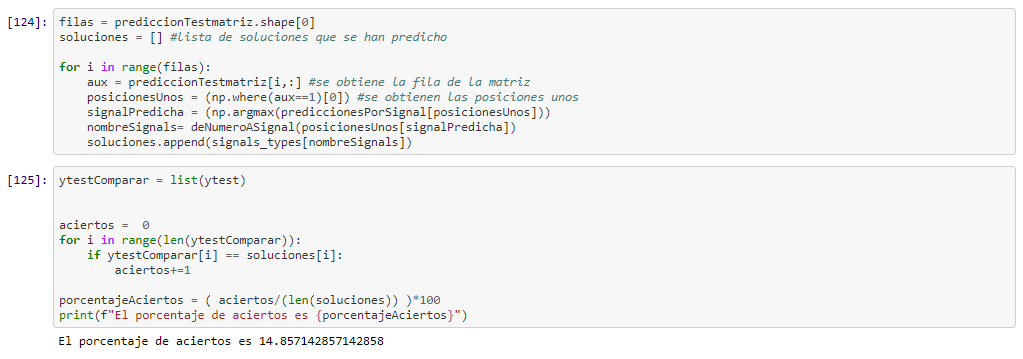
#> input picture IMAGEN-DES/ResultadoRegresionLogistica.png, 1023 x 359 px
$ jupyter execute --allow-errors Objetivo1.ipynb   (shell and % lines are left out)
#> lines starting #> are read from the running program, lines starting #| are printed output that depends on the picture
# Objetivo 1

# Autores
David Rodríguez
,    Alejandro Meza

## Índice de la práctica

- [1.Introducción](#1.Introducción)
- [2.Creación de datos](#2.Creación-de-datos)
- [3.Creación de Modelo de Predicción](#3.Creación-de-Modelo-de-Predicción)
- [4.Regresión logística](#4.Regresión-logística)
- [5.SVM](#5.SVM)

[cell 1]
import cv2
import glob
import skimage


#Librerias contornos
import numpy as np
from skimage.io import imread, imshow
from skimage import data, io
import matplotlib.pyplot as plt
from skimage.filters import threshold_otsu
from skimage.feature import hog
from skimage import data, exposure

#Machine Learning
from sklearn.linear_model import LogisticRegression
from sklearn.datasets import load_iris #dataset de prueba
from scipy.optimize import minimize
import sklearn.metrics as metrics
from sklearn.metrics import accuracy_score
from sklearn.model_selection import GridSearchCV
from sklearn import svm

# 1.Introducción

Para cumplir el objetivo 1, lo hemos dividido en tareas:

·Creacion de Datos: A partir de las imagenes obtenemos sus caracteristicas

·Creación de Modelo de Predicción: A partir de los datos obtenidos anteriormente, creamos un modelo de predicción.

# 2.Creación de datos

Se va a crear la matriz X, que es la que contiene las imágenes (se crea un dataset).
Creamos metodos que nos ayudaran a conseguir nuestro objetivo.

[cell 2]
'''
Descripcion: diccionario con los posibles valores de las imagenes, en relacion con el nombre de las carpetas.
Entrada: -
Salida: diccionario cuyas claves son el nombre de las carpetas, y los valores son el tipo de signals que contiene.
'''
def devolverDiccionarioEtiquetas():

    diccionarioValores = {}
    diccionarioValores['00000'] = 'VelocidadMaxima20'
    diccionarioValores['00001'] = 'VelocidadMaxima30'
    diccionarioValores['00002'] = 'VelocidadMaxima50'
    diccionarioValores['00003'] = 'VelocidadMaxima60'
    diccionarioValores['00004'] = 'VelocidadMaxima70'
    diccionarioValores['00005'] = 'VelocidadMaxima80'
    diccionarioValores['00006'] = 'FinVelocidadMaxima80'
    diccionarioValores['00007'] = 'VelocidadMaxima100'
    diccionarioValores['00008'] = 'VelocidadMaxima120'
    diccionarioValores['00009'] = 'AdelantamientoProhibido'
    diccionarioValores['00010'] = 'AdelantamientoProhibidoParaCamiones'

    diccionarioValores['00011'] = 'InterseccionConPrioridad'
    diccionarioValores['00012'] = 'CalzadaConPrioridad'
    diccionarioValores['00013'] = 'CedaElPaso'
    diccionarioValores['00014'] = 'DetencionObligatoria'
    diccionarioValores['00015'] = 'CirculacionProhibida'
    diccionarioValores['00016'] = 'EntradaProhibidaAVehiculosMercancias'
    diccionarioValores['00017'] = 'EntradaProhibida'
    diccionarioValores['00018'] = 'OtrosPeligros'
    diccionarioValores['00019'] = 'CurvaPeligrosaHaciaLaIzquierda'
    diccionarioValores['00020'] = 'CurvaPeligrosaHaciaLaDerecha'

    diccionarioValores['00021'] = 'CurvasPeligrosasHaciaLaIzquierda'
    diccionarioValores['00022'] = 'PerfilIrregular'
    diccionarioValores['00023'] = 'PavimentoDeslizante'
    diccionarioValores['00024'] = 'EstrechamientoCalzadaPorDerecha'
    diccionarioValores['00025'] = 'Obras'
    diccionarioValores['00026'] = 'Semaforos'
    diccionarioValores['00027'] = 'PasoDePeatones'
    diccionarioValores['00028'] = 'Kids'
    diccionarioValores['00029'] = 'EntradaProhibidasCiclos'
    diccionarioValores['00030'] = 'PavimentoDeslizanteNieveHielo'

    diccionarioValores['00031'] = 'PasoDeAnimalesEnLibertad'
    diccionarioValores['00032'] = 'FinDeProhibiciones'
    diccionarioValores['00033'] = 'SentidoObligatorioDerecha'
    diccionarioValores['00034'] = 'SentidoObligatorioIzquierda'
    diccionarioValores['00035'] = 'SentidoObligatorio'
    diccionarioValores['00036'] = 'DirPermitidasRectoYDerecha'
    diccionarioValores['00037'] = 'DirPermitidasRectoEIzquierda'
    diccionarioValores['00038'] = 'PasoObligatorioDerecha'
    diccionarioValores['00039'] = 'PasoObligatorioizquierda'
    diccionarioValores['00040'] = 'InterseccionSentidoObligatorioGiratorio'


    diccionarioValores['00041'] = 'FinProhibicionAdelantamiento'
    diccionarioValores['00042'] = 'FinProhibicionAdelantamientoCamiones'

    return diccionarioValores

Probemos ahora el código....

[cell 3]
d =  devolverDiccionarioEtiquetas()

for k,v in d.items():
    print(v)

Creamos un diccionario para almacenar todas las fotos, relacionadas a cada señal

[cell 4]
'''
Descripcion: diccionario con los posibles valores de las imagenes, en relacion con el nombre de las carpetas.
Entrada: -
Salida: diccionario cuyas claves son el nombre de las carpetas, y los valores son las imagenes de las signals
'''
def crearDiccionarioDatos():
    trafic_signals = {}
    #para cada tipo de señal creamos una lista con sus ejemplos, y se la asignamos a su etiqueta de nombre de carpeta
    for i in range(0,43):
        if i<10:
            folder = 'Dataset_traffic_sign/0000'+str(i)+'/*.png'
            tipo = '0000'+str(i)
        else:
            folder = 'Dataset_traffic_sign/000'+str(i)+'/*.png'
            tipo = '000'+str(i)

        images = [cv2.imread(file,0) for file in glob.glob(folder)]
        images_mod = []
        for im in images:
            #se aplica el resize
            images_mod.append(cv2.resize(im, (100, 100), interpolation = cv2.INTER_NEAREST))

        trafic_signals[tipo] = images_mod
    return trafic_signals

Creamos funciones para transformar imagenes en descriptores dependiendo del tipo que queramos.
Hay de: HOG, Sift, Surf, Fast_Brief, ORB

[cell 5]
# HOG
# [51 lines left out: functions hogMaker, siftMaker, surfmaker, fastbrief_Maker, orbMaker, not called in this run]

Cogemos las imagenes y las separamos  en train y test, y decimos a que clase pertenecen

[cell 6]
'''
Descripcion: Obtencion de train y test a partir de un conjunto de imágenes
Entrada: trafic_signals, signals_types
Salida: imagenesTrain,imagenesTest,ytrain,ytest
'''
def separaTrainTest(trafic_signals,signals_types):
    imagenesTrain = None
    imagenesTest = None
    ytrain = None
    ytest = None

    for signal,images in trafic_signals.items():

        aux_y_train = []
        aux_y_test = []

        np_im = np.array(images)
        n_train = int(0.6*np_im.shape[0])
        n_test = np_im.shape[0]-n_train

        aux_train = np_im[:n_train]
        aux_test = np_im[n_train:]

        for i in range(n_train):
            aux_y_train.append(signals_types[signal])
        for i in range(n_test):
            aux_y_test.append(signals_types[signal])

        aux_y_train = np.array(aux_y_train).reshape(-1,1)
        aux_y_test = np.array(aux_y_test).reshape(-1,1)

        if imagenesTrain is None:
            imagenesTrain = aux_train
            ytrain = aux_y_train
            imagenesTest = aux_test
            ytest = aux_y_test
        else:
            imagenesTrain = np.concatenate((imagenesTrain,aux_train),axis=0)
            ytrain =  np.vstack((ytrain,aux_y_train))
            imagenesTest = np.concatenate((imagenesTest,aux_test),axis=0)
            ytest = np.vstack((ytest,aux_y_test))

    return imagenesTrain,imagenesTest,ytrain,ytest

Creamos las caracteristicas con los datos que nos den y sus tipos

[cell 7]
def creaMatrizCaracteristicas(imagenes,carac_type, y=None ):
#> called with imagenes = array of shape (0,), carac_type = 'hog', y = array of shape (0, 1)
    X = None
    if y is not None:
        y_nueva = []

    for i in range(imagenes.shape[0]):
        if carac_type=='sift':
            d = siftMaker(imagenes[i])
        elif carac_type=='surf':
            d = surfmaker(imagenes[i])
        elif carac_type=='fast_brief':
            d = fastbrief_Maker(imagenes[i])
        elif carac_type=='orb':
            d = orbMaker(imagenes[i])
        elif carac_type=='hog':
            d = hogMaker(imagenes[i])
        else: #en caso de recibir un valor que no es valido
            try:
                raise ValueError
            except ValueError:
                print("valor incorrecto")

        if d is not None:
            if y is not None:
                y_nueva.append(y[i])
            if X is None:
                X = d
            else:
                X = np.vstack((X,d))
    if y is not None:
        return X, np.array(y_nueva)
    else:
        return X

[cell 8]
trafic_signals = crearDiccionarioDatos() #creacion del diccionario de datos
signals_types = devolverDiccionarioEtiquetas() #creacion de diccionario que contiene nombre de carpetas y tipos de signals
carac_type = 'hog' #el tipo elegido para los descriptores va a ser Hog

[cell 9]
imagenesTrain,imagenesTest,ytrain,ytest = separaTrainTest(trafic_signals,signals_types)
Xtrain, Ytrain = creaMatrizCaracteristicas(imagenesTrain,carac_type,ytrain)
Xtest, Ytest = creaMatrizCaracteristicas(imagenesTest,carac_type,ytest)

[cell 10]
imagenesTrain.shape,imagenesTest.shape,ytrain.shape,ytest.shape

#> (a cell that did not finish here is left out)

# 3.Creación de Modelo de Predicción

A continuación se implementarán dos modelos de ML como son regresión logísitica y SVM para dar solución al problema.

# 4.Regresión logística

Si 𝑛 es grande (relativo a m), siendo n el número de características y m el número de ejemplos se recomienda usar regresión logística. Como este no es el caso, el resultado que se obtendrá no será el óptimo. Tal como se mostrará a continuación...

[cell 12]
# esta funcion nos ayudará a cambiar los valores de Y para la regresion logistica
def transformarY(y, signal):
    aux = np.copy(y)
    Y = np.zeros(y.shape[0]).reshape(-1,1)

    Y[aux != np.array([signal])] = 0
    Y[aux == np.array([signal])] = 1

    return Y.reshape(-1)

Sacamos para el ejemplo de descriptor los porcentajes de aciertos.

[cell 13]
predicctionsTest = []
final_signals = []

#> (the rest of this cell did not finish here and is left out)

[cell 14]
sig = np.arange(len(final_signals))
plt.figure(figsize=(20,10))
#plt.plot(sig,predicctionsTrain,label='Resultados para Train')
plt.plot(sig,predicctionsTest,label='Resultados para Test')
plt.xlabel('numero signal')
plt.ylabel('precision')
plt.grid()
plt.legend(loc=4)
plt.show()
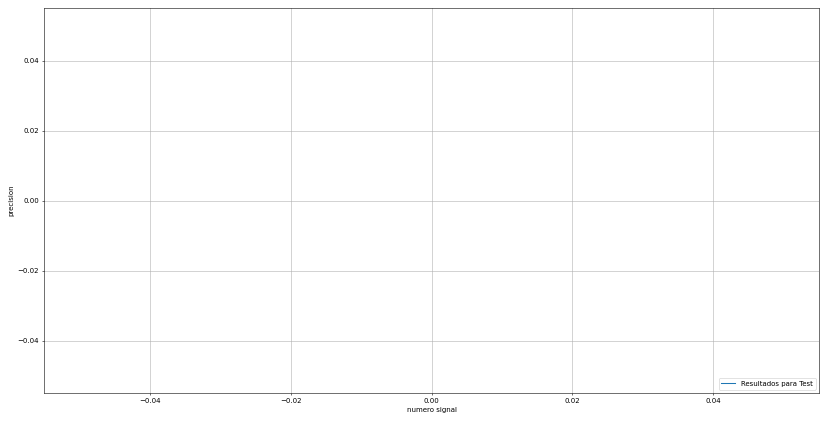
#> figure drawn by matplotlib, 1 panel

[cell 15]
# funcion que no ayudará a cambiar de un numero a el string correspondiente relacionado a la señal
# [6 lines left out: function deNumeroASignal, not called in this run]

Probado el ejemplo. Entrenamos para los diferentes tipos de descripciones y escogemos el mejor

[cell 16]
def getSignalsLogPredicction(Xtrain,Ytrain,signals_types,carac_type):

    predicctionsTrain = []
    final_signals = []
    modelos = []

    for k,s in signals_types.items():
        Ytrain_T = transformarY(Ytrain,s)
        if not(np.any(Ytrain_T==1)):
            predicctionsTrain.append(0)
            final_signals.append(s)
            modelos.append(None)
        else:
            clf = LogisticRegression(random_state=0,solver='lbfgs',max_iter=10000).fit(Xtrain, Ytrain_T)
            prediccionTrain = clf.predict(Xtrain)
            scoreTrain = clf.score(Xtrain, Ytrain_T)
            predicctionsTrain.append((scoreTrain))
            final_signals.append(s)
            modelos.append(clf)

    predMediaTrain = sum(predicctionsTrain)/len(predicctionsTrain)

    print(f'Prediccion media TRAIN: {predMediaTrain} para {carac_type}')

    return modelos,predMediaTrain,np.array(predicctionsTrain)

[cell 17]
typeDescriptors = ['hog']# Se le podria pasar todo esto: ['sift','surf','fast_brief','orb','hog']
trafic_signals = crearDiccionarioDatos()
signals_types = devolverDiccionarioEtiquetas()
bestypeDes = None
Modelos = None
bestXtest = None
bestYtrain = None
bestPrediccionTrain = 0
prediccionesPorSignal = None

for carac_type in typeDescriptors:

    Xtrain,Ytrain = creaMatrizCaracteristicas(imagenesTrain,carac_type,ytrain)

    modelos, prediccionTrain, predicctionsTrain = getSignalsLogPredicction(Xtrain,Ytrain,signals_types,carac_type)

    if bestPrediccionTrain < prediccionTrain:
        Modelos = modelos
        bestypeDes = carac_type
        prediccionesPorSignal = predicctionsTrain
#> the answer given: ../Objetivo2/0000/001.jpg

Ahora probamos el modelo con las imagenes separadas para el test.

Probamos primero con una imagen.

[cell 18]
# [26 lines left out: function probarClasificador, not called in this run]

[cell 19]
print("--------------------------------------------------------------------------")
#> (the rest of this cell did not finish here and is left out)

Veamos pues,  la tasa de acierto de predicciones con las imagenes separadas para TEST con el mejor tipo de descriptor (todo el conjunto)

#> (a cell that did not finish here is left out)

#> (a cell that did not finish here is left out)

#> (a cell that did not finish here is left out)

[cell 23]
prediccionesPorSignal

Es un resultado bastante optimista, probamos a analizar la tasa de acierto de otra manera

#> (a cell that did not finish here is left out)

$Debido$ $a$ $problemas$ $técnicos$ que desconocemos, nos hemos visto forzados a poner una imagen con el resultado obtenido de la versión anterior, para demostrar que el porcentaje de aciertos en test es realmente bajo

[cell 25]
problematecnico = cv2.imread('ResultadoRegresionLogistica.png')
#> problematecnico is the input picture: shape (359, 1023, 3); mean B, G, R 242.9, 242.9, 242.8
cv2.imshow('resultadoRegLogistica',problematecnico)
cv2.waitKey(0)
cv2.destroyAllWindows()
